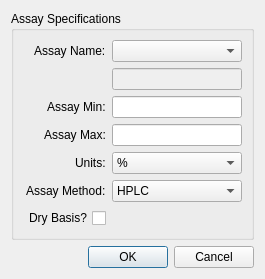
<?xml version="1.0" encoding="UTF-8"?>
<ui version="4.0">
 <class>Dialog</class>
 <widget class="QDialog" name="Dialog">
  <property name="geometry">
   <rect>
    <x>0</x>
    <y>0</y>
    <width>265</width>
    <height>259</height>
   </rect>
  </property>
  <property name="windowTitle">
   <string>Dialog</string>
  </property>
  <layout class="QGridLayout" name="gridLayout">
   <item row="0" column="0">
    <widget class="QGroupBox" name="groupBox">
     <property name="title">
      <string>Assay Specifications</string>
     </property>
     <layout class="QFormLayout" name="formLayout">
      <property name="labelAlignment">
       <set>Qt::AlignRight|Qt::AlignTrailing|Qt::AlignVCenter</set>
      </property>
      <item row="0" column="0">
       <widget class="QLabel" name="label">
        <property name="text">
         <string>Assay Name:</string>
        </property>
       </widget>
      </item>
      <item row="5" column="0">
       <widget class="QLabel" name="label_4">
        <property name="text">
         <string>Units:</string>
        </property>
       </widget>
      </item>
      <item row="5" column="1">
       <widget class="QComboBox" name="is_unitCombo">
        <item>
         <property name="text">
          <string>%</string>
         </property>
        </item>
        <item>
         <property name="text">
          <string>mcg/g</string>
         </property>
        </item>
        <item>
         <property name="text">
          <string>ppm</string>
         </property>
        </item>
        <item>
         <property name="text">
          <string>mg/serving</string>
         </property>
        </item>
        <item>
         <property name="text">
          <string>mg/sg</string>
         </property>
        </item>
        <item>
         <property name="text">
          <string>mg/tablet</string>
         </property>
        </item>
        <item>
         <property name="text">
          <string>mg/capsule</string>
         </property>
        </item>
       </widget>
      </item>
      <item row="6" column="0">
       <widget class="QLabel" name="label_5">
        <property name="text">
         <string>Assay Method:</string>
        </property>
       </widget>
      </item>
      <item row="6" column="1">
       <widget class="QComboBox" name="is_methodCombo">
        <item>
         <property name="text">
          <string>HPLC</string>
         </property>
        </item>
        <item>
         <property name="text">
          <string>GC</string>
         </property>
        </item>
        <item>
         <property name="text">
          <string>UV-Vis</string>
         </property>
        </item>
        <item>
         <property name="text">
          <string>ICP-OES</string>
         </property>
        </item>
        <item>
         <property name="text">
          <string>P-NMR</string>
         </property>
        </item>
        <item>
         <property name="text">
          <string>USP</string>
         </property>
        </item>
       </widget>
      </item>
      <item row="7" column="0">
       <widget class="QCheckBox" name="is_dbCB">
        <property name="layoutDirection">
         <enum>Qt::RightToLeft</enum>
        </property>
        <property name="text">
         <string>Dry Basis?</string>
        </property>
       </widget>
      </item>
      <item row="2" column="1">
       <widget class="QLineEdit" name="is_assay_minLE"/>
      </item>
      <item row="3" column="1">
       <widget class="QLineEdit" name="is_assay_maxLE"/>
      </item>
      <item row="2" column="0">
       <widget class="QLabel" name="label_3">
        <property name="text">
         <string>Assay Min:</string>
        </property>
       </widget>
      </item>
      <item row="3" column="0">
       <widget class="QLabel" name="label_2">
        <property name="text">
         <string>Assay Max:</string>
        </property>
       </widget>
      </item>
      <item row="0" column="1">
       <widget class="QComboBox" name="is_assay_nameCombo"/>
      </item>
      <item row="1" column="1">
       <widget class="QLineEdit" name="is_assay_nameLE">
        <property name="enabled">
         <bool>false</bool>
        </property>
       </widget>
      </item>
     </layout>
    </widget>
   </item>
   <item row="1" column="0">
    <widget class="QDialogButtonBox" name="acceptB">
     <property name="orientation">
      <enum>Qt::Horizontal</enum>
     </property>
     <property name="standardButtons">
      <set>QDialogButtonBox::Cancel|QDialogButtonBox::Ok</set>
     </property>
    </widget>
   </item>
  </layout>
 </widget>
 <tabstops>
  <tabstop>is_assay_minLE</tabstop>
  <tabstop>is_assay_maxLE</tabstop>
  <tabstop>is_unitCombo</tabstop>
  <tabstop>is_methodCombo</tabstop>
  <tabstop>is_dbCB</tabstop>
 </tabstops>
 <resources/>
 <connections>
  <connection>
   <sender>acceptB</sender>
   <signal>accepted()</signal>
   <receiver>Dialog</receiver>
   <slot>accept()</slot>
   <hints>
    <hint type="sourcelabel">
     <x>248</x>
     <y>254</y>
    </hint>
    <hint type="destinationlabel">
     <x>157</x>
     <y>274</y>
    </hint>
   </hints>
  </connection>
  <connection>
   <sender>acceptB</sender>
   <signal>rejected()</signal>
   <receiver>Dialog</receiver>
   <slot>reject()</slot>
   <hints>
    <hint type="sourcelabel">
     <x>316</x>
     <y>260</y>
    </hint>
    <hint type="destinationlabel">
     <x>286</x>
     <y>274</y>
    </hint>
   </hints>
  </connection>
 </connections>
</ui>
